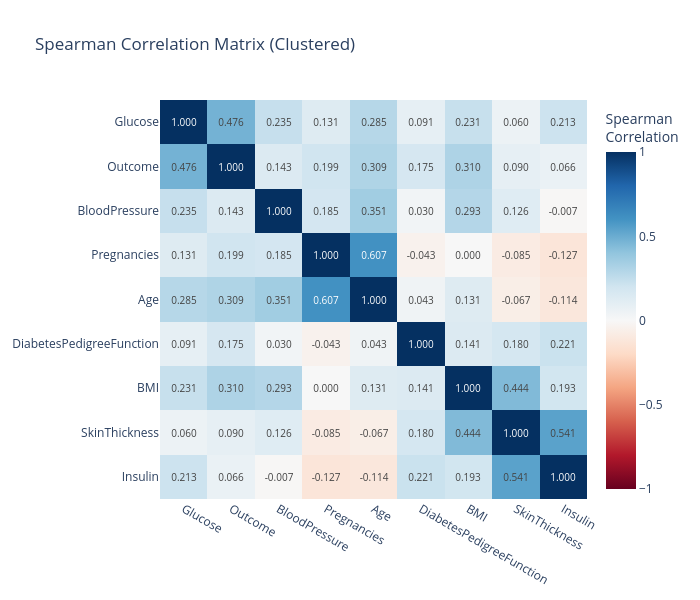

The notebook cell saved with this chart:
### Markdown cell above
### 4.5 Clustered correlation plot (requires scipy)

### Code cell
ps.corr_plot(df_diabetes, clustered=True, method='spearman')

### Figure 1 — Plotly figure (JSON) as saved in the notebook; plotly's stock layout.template omitted (floating-point values rounded to 4 significant figures)
{"data": [{"colorbar": {"title": {"text": "Spearman<br>Correlation"}}, "colorscale": [[0, "rgb(103,0,31)"], [0.1, "rgb(178,24,43)"], [0.2, "rgb(214,96,77)"], [0.3, "rgb(244,165,130)"], [0.4, "rgb(253,219,199)"], [0.5, "rgb(247,247,247)"], [0.6, "rgb(209,229,240)"], [0.7, "rgb(146,197,222)"], [0.8, "rgb(67,147,195)"], [0.9, "rgb(33,102,172)"], [1, "rgb(5,48,97)"]], "hovertemplate": "<b>%{y}</b> vs <b>%{x}</b><br>Spearman Correlation: %{z:.3f}<extra></extra>", "text": [["1.000", "0.476", "0.235", "0.131", "0.285", "0.091", "0.231", "0.060", "0.213"], ["0.476", "1.000", "0.143", "0.199", "0.309", "0.175", "0.310", "0.090", "0.066"], ["0.235", "0.143", "1.000", "0.185", "0.351", "0.030", "0.293", "0.126", "-0.007"], ["0.131", "0.199", "0.185", "1.000", "0.607", "-0.043", "0.000", "-0.085", "-0.127"], ["0.285", "0.309", "0.351", "0.607", "1.000", "0.043", "0.131", "-0.067", "-0.114"], ["0.091", "0.175", "0.030", "-0.043", "0.043", "1.000", "0.141", "0.180", "0.221"], ["0.231", "0.310", "0.293", "0.000", "0.131", "0.141", "1.000", "0.444", "0.193"], ["0.060", "0.090", "0.126", "-0.085", "-0.067", "0.180", "0.444", "1.000", "0.541"], ["0.213", "0.066", "-0.007", "-0.127", "-0.114", "0.221", "0.193", "0.541", "1.000"]], "textfont": {"size": 10}, "texttemplate": "%{text}", "type": "heatmap", "x": ["Glucose", "Outcome", "BloodPressure", "Pregnancies", "Age", "DiabetesPedigreeFunction", "BMI", "SkinThickness", "Insulin"], "y": ["Glucose", "Outcome", "BloodPressure", "Pregnancies", "Age", "DiabetesPedigreeFunction", "BMI", "SkinThickness", "Insulin"], "z": [[1, 0.4758, 0.2352, 0.1307, 0.285, 0.09129, 0.2311, 0.06002, 0.2132], [0.4758, 1, 0.1429, 0.1987, 0.309, 0.1754, 0.3097, 0.08973, 0.06647], [0.2352, 0.1429, 1, 0.1851, 0.3509, 0.03005, 0.2929, 0.1265, -0.006771], [0.1307, 0.1987, 0.1851, 1.0, 0.6072, -0.04324, 0.0001321, -0.08522, -0.1267], [0.285, 0.309, 0.3509, 0.6072, 1, 0.04291, 0.1312, -0.06679, -0.1142], [0.09129, 0.1754, 0.03005, -0.04324, 0.04291, 1, 0.1412, 0.1804, 0.2212], [0.2311, 0.3097, 0.2929, 0.0001321, 0.1312, 0.1412, 1.0, 0.4436, 0.1927], [0.06002, 0.08973, 0.1265, -0.08522, -0.06679, 0.1804, 0.4436, 1, 0.541], [0.2132, 0.06647, -0.006771, -0.1267, -0.1142, 0.2212, 0.1927, 0.541, 1.0]], "zmax": 1, "zmid": 0, "zmin": -1}], "layout": {"height": 600, "title": {"text": "Spearman Correlation Matrix (Clustered)"}, "width": 700, "xaxis": {"side": "bottom"}, "yaxis": {"autorange": "reversed"}}}
